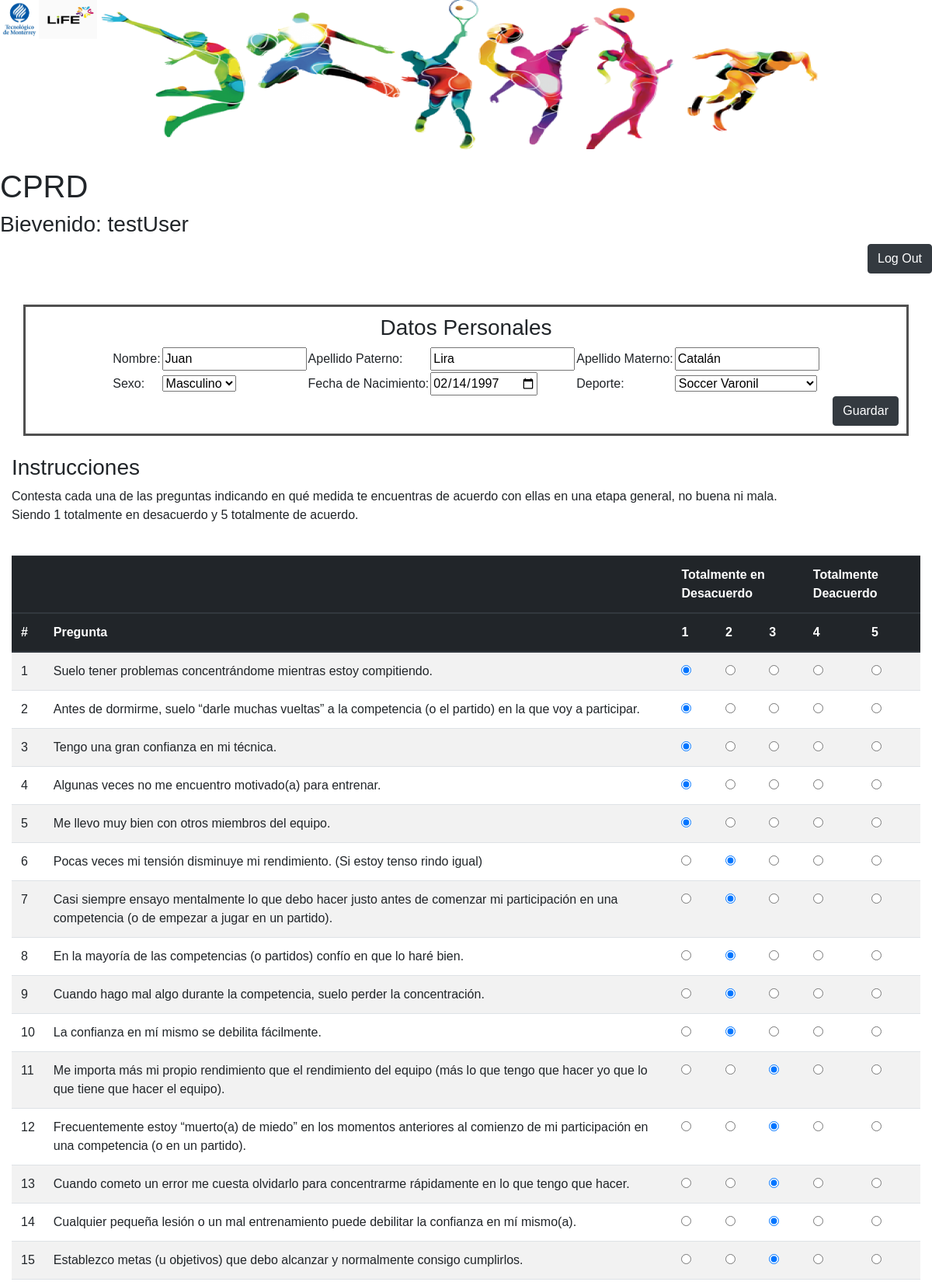
The page /cprd.php (signed in, upper part) on the database its author committed.
### tables this page shows
CREATE TABLE IF NOT EXISTS `userDet` (
  `mat` varchar(100) NOT NULL,
  `name` varchar(100) DEFAULT NULL,
  `apPat` varchar(100) DEFAULT NULL,
  `apMat` varchar(100) DEFAULT NULL,
  `sex` varchar(10) DEFAULT NULL,
  `dob` date DEFAULT NULL,
  `sport` varchar(100) DEFAULT NULL
);

CREATE TABLE IF NOT EXISTS `form` (
  `idQues` int(11) NOT NULL,
  `ques` varchar(250) NOT NULL
);

### cprd.php (the view, shortened to what this page needs)
<?php
  $varsession = $_SESSION['user'];
  $result = mysql_query("select * from userDet where mat = '$varsession'")
            or die("Failed to query database ".mysql_error());
  $row = mysql_fetch_array($result);
?>
<!DOCTYPE html>
<html lang="en" dir="ltr">
  <head>
    <link rel="stylesheet" href="https://stackpath.bootstrapcdn.com/bootstrap/4.1.3/css/bootstrap.min.css">
  </head>
  <body>
    <div id=menu>
      <img align="left" src="imgs/tec.jpg"  alt="Tec"  height="50" width="50">
      <img align="left" src="imgs/life.jpg" alt="Life" height="50" width="75">
      <br><br><br>
      <br><br><br>
      <br><br>
    </div>
    <br>
    <h1>CPRD </h1>
    <h3>Bievenido: <?php echo $_SESSION['user']; ?></h3>
    <p align="right">
      <a class="btn btn-dark" href="php/logOut.php" role="button">Log Out</a>
    </p>
    <br>
    <div class="detailForm">
      <h3 align="center">Datos Personales</h3>
      <form class="form" action="php/usrDet.php" method="post">
        <table align="center">
          <tr>
            <td>Nombre:</td>
            <td><input type="text" name="name" value="<?php echo $row['name']; ?>"></td>
            <td>Apellido Paterno:</td>
            <td><input type="text" name="ap_pat" value="<?php echo $row['apPat']; ?>"></td>
            <td>Apellido Materno:</td>
            <td><input type="text" name="ap_mat" value="<?php echo $row['apMat']; ?>"></td>
          </tr>
          <tr>
            <td>Sexo:</td>
            <td>
              <select name="sex">
                <?php
                  if($row['sex']=="M") echo "<option value=\"M\" selected='true'> Masculino </option>";
                  else echo "\t<option value=\"M\"> Masculino </option>\n";
                ?>
              </select>
            </td>
            <td>Fecha de Nacimiento:</td>
            <td><input type="date" name="f_nac" value="<?php echo $row['dob']; ?>"></td>
            <td>Deporte:</td>
            <td>
              <select name="sport">
                <?php
                  if($row['sport']=="Soccer Varonil") echo "<option value=\"Soccer Varonil\" selected='true'> Soccer Varonil </option>";
                  else echo "\t<option> Soccer Varonil </option>\n";
                ?>
              </select>
            </td>
          </tr>
        </table>
        <div align="right">
          <input class="btn btn-dark" type="submit" name="save" value="Guardar" />
        </div>
      </form>
    </div>
    <br>
    <div class="container-fluid">
      <h3> Instrucciones </h3>
      <p>
        Contesta cada una de las preguntas indicando en qué medida te encuentras de acuerdo con ellas en una etapa general, no buena ni mala.
        <br>
        Siendo 1 totalmente en desacuerdo y 5 totalmente de acuerdo.
      </p>
      <br>
      <form action="php/form.php" method="POST">
        <table class="table table-striped">
          <thead class="thead-dark">
            <tr>
              <th colspan="2"></th>
              <th colspan="3"> Totalmente en Desacuerdo</th>
              <th colspan="2"> Totalmente Deacuerdo</th>
            </tr>
            <tr>
              <th>#</th>
              <th>Pregunta</th>
              <th>1</th>
              <th>2</th>
              <th>3</th>
              <th>4</th>
              <th>5</th>
            </tr>
          </thead>
          <tbody>
            <?php
              $result = mysql_query("select * from form")
                        or die("Failed to query database ".mysql_error());
              while ($row = mysql_fetch_assoc($result)) {
                $idQues = $row['idQues'];
                $query = "SELECT * FROM ans WHERE mat='$varsession' AND ques = $idQues";
                $resultAns = mysql_query($query)
                          or die("Failed to query database ".mysql_error());
                if (mysql_num_rows($resultAns)==0) {
                ?>
                <tr>
                  <td><?php echo $row['idQues']; ?></td>
                  <td><?php echo $row['ques']; ?></td>
                  <td> <input type="radio" name="q<?php echo $row['idQues']; ?>" value="1"> </td>
                  <td> <input type="radio" name="q<?php echo $row['idQues']; ?>" value="2"> </td>
                  <td> <input type="radio" name="q<?php echo $row['idQues']; ?>" value="3"> </td>
                  <td> <input type="radio" name="q<?php echo $row['idQues']; ?>" value="4"> </td>
                  <td> <input type="radio" name="q<?php echo $row['idQues']; ?>" value="5"> </td>
                </tr>
                <?php
                } else {
                  $rowAns = mysql_fetch_assoc($resultAns);
                  $ans = $rowAns['ans'];
                  switch ($ans) {
                    case 1:
                ?>
                <tr>
                  <td><?php echo $row['idQues']; ?></td>
                  <td><?php echo $row['ques']; ?></td>
                  <td> <input type="radio" name="q<?php echo $row['idQues']; ?>" value="1" checked="true"> </td>
                  <td> <input type="radio" name="q<?php echo $row['idQues']; ?>" value="2"> </td>
                  <td> <input type="radio" name="q<?php echo $row['idQues']; ?>" value="3"> </td>
                  <td> <input type="radio" name="q<?php echo $row['idQues']; ?>" value="4"> </td>
                  <td> <input type="radio" name="q<?php echo $row['idQues']; ?>" value="5"> </td>
                </tr>
                <?php
                      break;
                    case 2:
                ?>
                <tr>
                  <td><?php echo $row['idQues']; ?></td>
                  <td><?php echo $row['ques']; ?></td>
                  <td> <input type="radio" name="q<?php echo $row['idQues']; ?>" value="1"> </td>
                  <td> <input type="radio" name="q<?php echo $row['idQues']; ?>" value="2" checked="true"> </td>
                  <td> <input type="radio" name="q<?php echo $row['idQues']; ?>" value="3"> </td>
                  <td> <input type="radio" name="q<?php echo $row['idQues']; ?>" value="4"> </td>
                  <td> <input type="radio" name="q<?php echo $row['idQues']; ?>" value="5"> </td>
                </tr>
                <?php
                      break;
                    case 3:
                ?>
                <tr>
                  <td><?php echo $row['idQues']; ?></td>
                  <td><?php echo $row['ques']; ?></td>
                  <td> <input type="radio" name="q<?php echo $row['idQues']; ?>" value="1"> </td>
                  <td> <input type="radio" name="q<?php echo $row['idQues']; ?>" value="2"> </td>
                  <td> <input type="radio" name="q<?php echo $row['idQues']; ?>" value="3" checked="true"> </td>
                  <td> <input type="radio" name="q<?php echo $row['idQues']; ?>" value="4"> </td>
                  <td> <input type="radio" name="q<?php echo $row['idQues']; ?>" value="5"> </td>
                </tr>
                <?php
                      break;
                    case 4:
                ?>
                <tr>
                  <td><?php echo $row['idQues']; ?></td>
                  <td><?php echo $row['ques']; ?></td>
                  <td> <input type="radio" name="q<?php echo $row['idQues']; ?>" value="1"> </td>
                  <td> <input type="radio" name="q<?php echo $row['idQues']; ?>" value="2"> </td>
                  <td> <input type="radio" name="q<?php echo $row['idQues']; ?>" value="3"> </td>
                  <td> <input type="radio" name="q<?php echo $row['idQues']; ?>" value="4" checked="true"> </td>
                  <td> <input type="radio" name="q<?php echo $row['idQues']; ?>" value="5"> </td>
                </tr>
                <?php
                      break;
                    case 5:
                ?>
                <tr>
                  <td><?php echo $row['idQues']; ?></td>
                  <td><?php echo $row['ques']; ?></td>
                  <td> <input type="radio" name="q<?php echo $row['idQues']; ?>" value="1"> </td>
                  <td> <input type="radio" name="q<?php echo $row['idQues']; ?>" value="2"> </td>
                  <td> <input type="radio" name="q<?php echo $row['idQues']; ?>" value="3"> </td>
                  <td> <input type="radio" name="q<?php echo $row['idQues']; ?>" value="4"> </td>
                  <td> <input type="radio" name="q<?php echo $row['idQues']; ?>" value="5" checked="true"> </td>
                </tr>
                <?php
                      break;
                  }
                }
              }
            ?>
          </tbody>
        </table>
        <br>
      </form>
    </div>
  </body>
</html>

### cprd.php (style rules this page uses)
#menu { position: relative; top: 45%; background-image:url("imgs/deportes.png"); background-size:1000px 200px; background-repeat: no-repeat; background-position: center; width:100%; height:100%; font-size: 65; font-family:Times New Roman ; }
.detailForm { margin: auto; width: 95%; border: 3px solid #505050; padding: 10px; }
body { font-family:Helvetica; font-size: 10; }

### rows shown on the page
userdet: name "Juan", ap_pat "Lira", ap_mat "Catalán", sex "Masculino", f_nac "02/14/1997", sport "Soccer Varonil"
form: idQues "1", ques "Suelo tener problemas concentrándome mientras estoy compitiendo."
form: idQues "2", ques "Antes de dormirme, suelo “darle muchas vueltas” a la competencia (o el partido) en la que voy a participar."
form: idQues "3", ques "Tengo una gran confianza en mi técnica."
form: idQues "4", ques "Algunas veces no me encuentro motivado(a) para entrenar."
form: idQues "5", ques "Me llevo muy bien con otros miembros del equipo."
form: idQues "6", ques "Pocas veces mi tensión disminuye mi rendimiento. (Si estoy tenso rindo igual)"
form: idQues "7", ques "Casi siempre ensayo mentalmente lo que debo hacer justo antes de comenzar mi participación en una competencia (o de empezar a jugar en un partido)."
form: idQues "8", ques "En la mayoría de las competencias (o partidos) confío en que lo haré bien."
form: idQues "9", ques "Cuando hago mal algo durante la competencia, suelo perder la concentración."
form: idQues "10", ques "La confianza en mí mismo se debilita fácilmente."
form: idQues "11", ques "Me importa más mi propio rendimiento que el rendimiento del equipo (más lo que tengo que hacer yo que lo que tiene que hacer el equipo)."
form: idQues "12", ques "Frecuentemente estoy “muerto(a) de miedo” en los momentos anteriores al comienzo de mi participación en una competencia (o en un partido)."
form: idQues "13", ques "Cuando cometo un error me cuesta olvidarlo para concentrarme rápidamente en lo que tengo que hacer."
form: idQues "14", ques "Cualquier pequeña lesión o un mal entrenamiento puede debilitar la confianza en mí mismo(a)."
form: idQues "15", ques "Establezco metas (u objetivos) que debo alcanzar y normalmente consigo cumplirlos."

### other values the page prints
$_SESSION['user'] "testUser"
